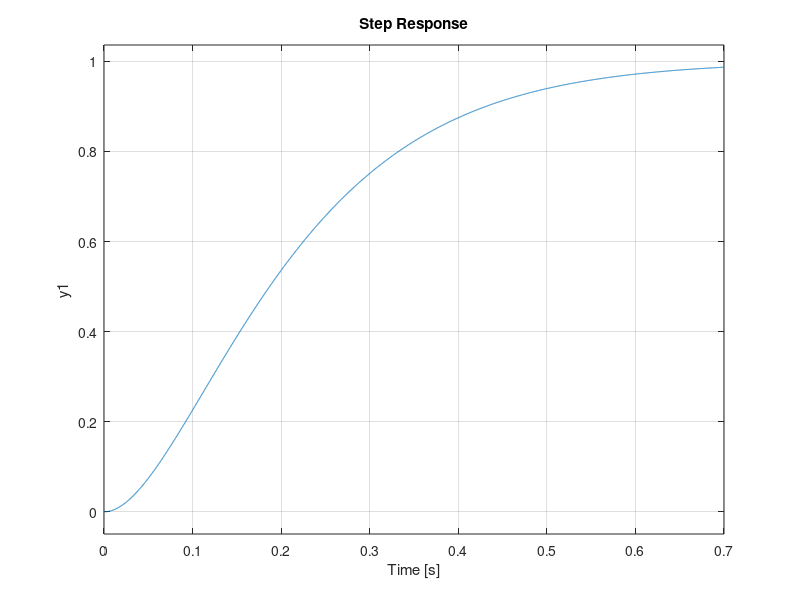
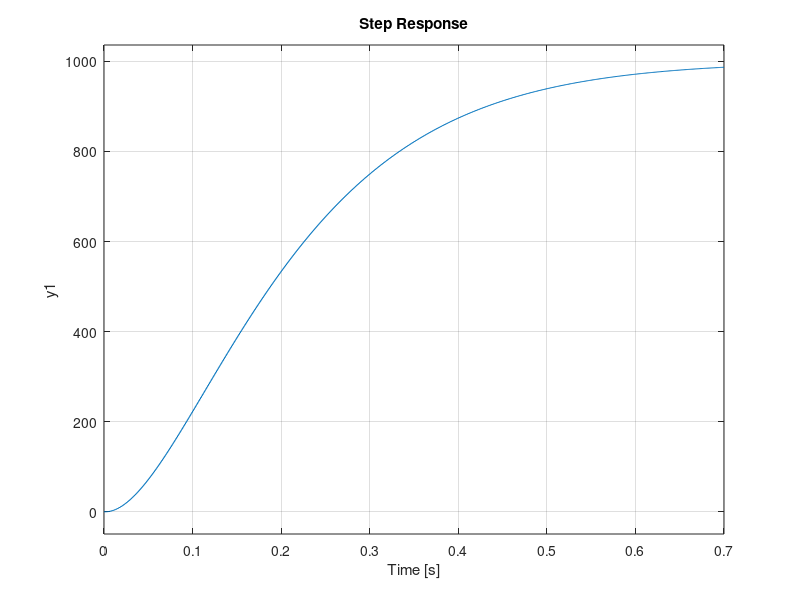

Here is the MATLAB script that generated these plots, in order:
%% Parameters
n = 16.5; % Tandwielverhouding
load('parameters_sys_id_2param_50V_20-01-19.mat');

%% State Space model

A = [-(bm*(n^2) + bg)/(Jm*(n^2) + Jg) Kt*n/(Jm*(n^2) + Jg); 
    -(n*Ke)/La -Ra/La];
B = [0; 
    1/La];
C = [1 0]; 
D = [0];

sysc = ss(A,B,C,D);

%% State space model met integrator

Aa = [-(bm*(n^2) + bg)/(Jm*(n^2) + Jg) Kt*n/(Jm*(n^2) + Jg) 0; 
    -(n*Ke)/La -Ra/La 0;
    1 0 0];
Ba = [0; 
    1/La;
    0];
Br = [0 ; 0; -1];
Ca = [1 0 0];
Da = [0];

sysci = ss(Aa,Ba,Ca,Da);

%% C2D

Tsc = 1/1000;

sysdi = c2d(sysci, Tsc);

Ad = sysdi.A;
Bd = sysdi.B;
Cd = sysdi.C;
Dd = sysdi.D;

%% Feedback constante berekenen met LQR

co = ctrb(sysci);
controllability = rank(co)

Q = Ca'*Ca;
Q(1,1) = 100;
Q(2,2) = 140;           %140
Q(3,3) = 12000;         %25000
R = 80;
Kci = lqr(Aa,Ba,Q,R);
Kdi = dlqr(Ad,Bd,Q,R);

%% Integral
close all
sys_cl = ss(Aa-Ba*Kci,Br,Ca,Da);
step(sys_cl)

sys_cldd = c2d(sys_cl,Tsc);
eigD = eig(sys_cldd)

figure

sys_cld = ss(Ad-Bd*Kdi,Br,Cd,Dd,Tsc);
step(sys_cld)
eig(sys_cld)

%% Observer constante L
sys_clL = ss(A-B*Kci(1:2),B,C,D);
eigenVal = eig(sys_clL);
eigenVal = eigenVal*72.7;